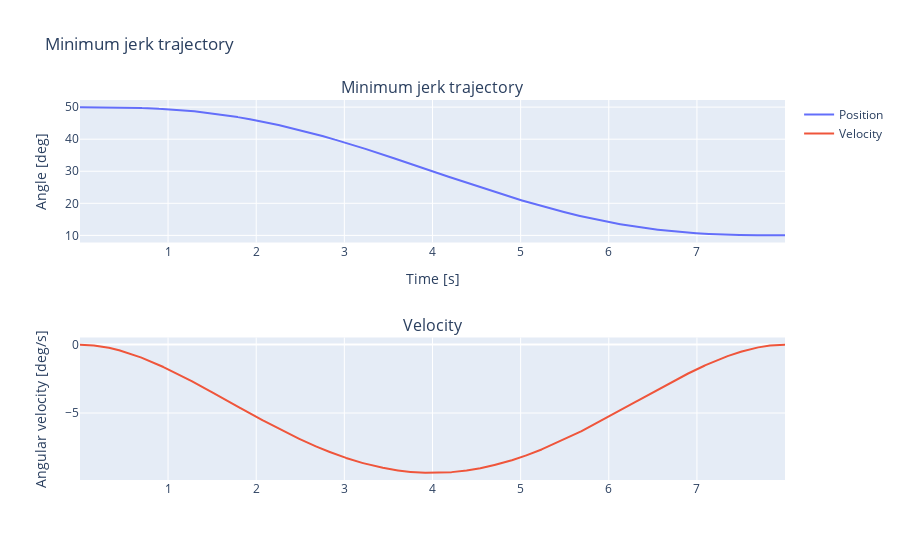

Notebook source saved alongside this figure:
### Code cell
import plotly.graph_objects as go
from plotly.subplots import make_subplots
import numpy as np


def mjtg(current, setpoint, frequency, move_time):
    trajectory = []
    trajectory_derivative = []
    timefreq = int(move_time * frequency)

    for time in range(1, timefreq):
        trajectory.append(
            current + (setpoint - current) *
            (10.0 * (time/timefreq)**3
             - 15.0 * (time/timefreq)**4
             + 6.0 * (time/timefreq)**5))

        trajectory_derivative.append(
            frequency * (1.0/timefreq) * (setpoint - current) *
            (30.0 * (time/timefreq)**2.0
             - 60.0 * (time/timefreq)**3.0
             + 30.0 * (time/timefreq)**4.0))

    return trajectory, trajectory_derivative

# Set up and calculate trajectory.
average_velocity = -5.0
current = 50.0
setpoint = 10.0
frequency = 1000
time = (setpoint - current) / average_velocity

traj, traj_vel = mjtg(current, setpoint, frequency, time)

# Create plot using Plotly
fig = make_subplots(rows=2, cols=1, subplot_titles=["Minimum jerk trajectory", "Velocity"])

# Trajectory subplot
fig.add_trace(go.Scatter(x=np.arange(1, len(traj) + 1) / frequency, y=traj, name="Position"), row=1, col=1)

# Velocity subplot
fig.add_trace(go.Scatter(x=np.arange(1, len(traj_vel) + 1) / frequency, y=traj_vel, name="Velocity"), row=2, col=1)

# Update layout
fig.update_layout(title="Minimum jerk trajectory",
                  xaxis=dict(title="Time [s]"),
                  yaxis=dict(title="Angle [deg]"),
                  yaxis2=dict(title="Angular velocity [deg/s]"))

# Display the plot
fig.show()

### Figure 1 — Plotly figure (JSON) as saved in the notebook; plotly's stock layout.template omitted (floating-point values rounded to 4 significant figures; data arrays with more than 128 entries replaced by an {"elided": "..."} marker saying what was removed)
{"data": [{"name": "Position", "type": "scatter", "x": {"elided": "7999 float values"}, "xaxis": "x", "y": {"elided": "7999 float values"}, "yaxis": "y"}, {"name": "Velocity", "type": "scatter", "x": {"elided": "7999 float values"}, "xaxis": "x2", "y": {"elided": "7999 float values"}, "yaxis": "y2"}], "layout": {"annotations": [{"font": {"size": 16}, "showarrow": false, "text": "Minimum jerk trajectory", "x": 0.5, "xanchor": "center", "xref": "paper", "y": 1, "yanchor": "bottom", "yref": "paper"}, {"font": {"size": 16}, "showarrow": false, "text": "Velocity", "x": 0.5, "xanchor": "center", "xref": "paper", "y": 0.375, "yanchor": "bottom", "yref": "paper"}], "title": {"text": "Minimum jerk trajectory"}, "xaxis": {"anchor": "y", "domain": [0, 1], "title": {"text": "Time [s]"}}, "xaxis2": {"anchor": "y2", "domain": [0, 1]}, "yaxis": {"anchor": "x", "domain": [0.625, 1], "title": {"text": "Angle [deg]"}}, "yaxis2": {"anchor": "x2", "domain": [0, 0.375], "title": {"text": "Angular velocity [deg/s]"}}}}
